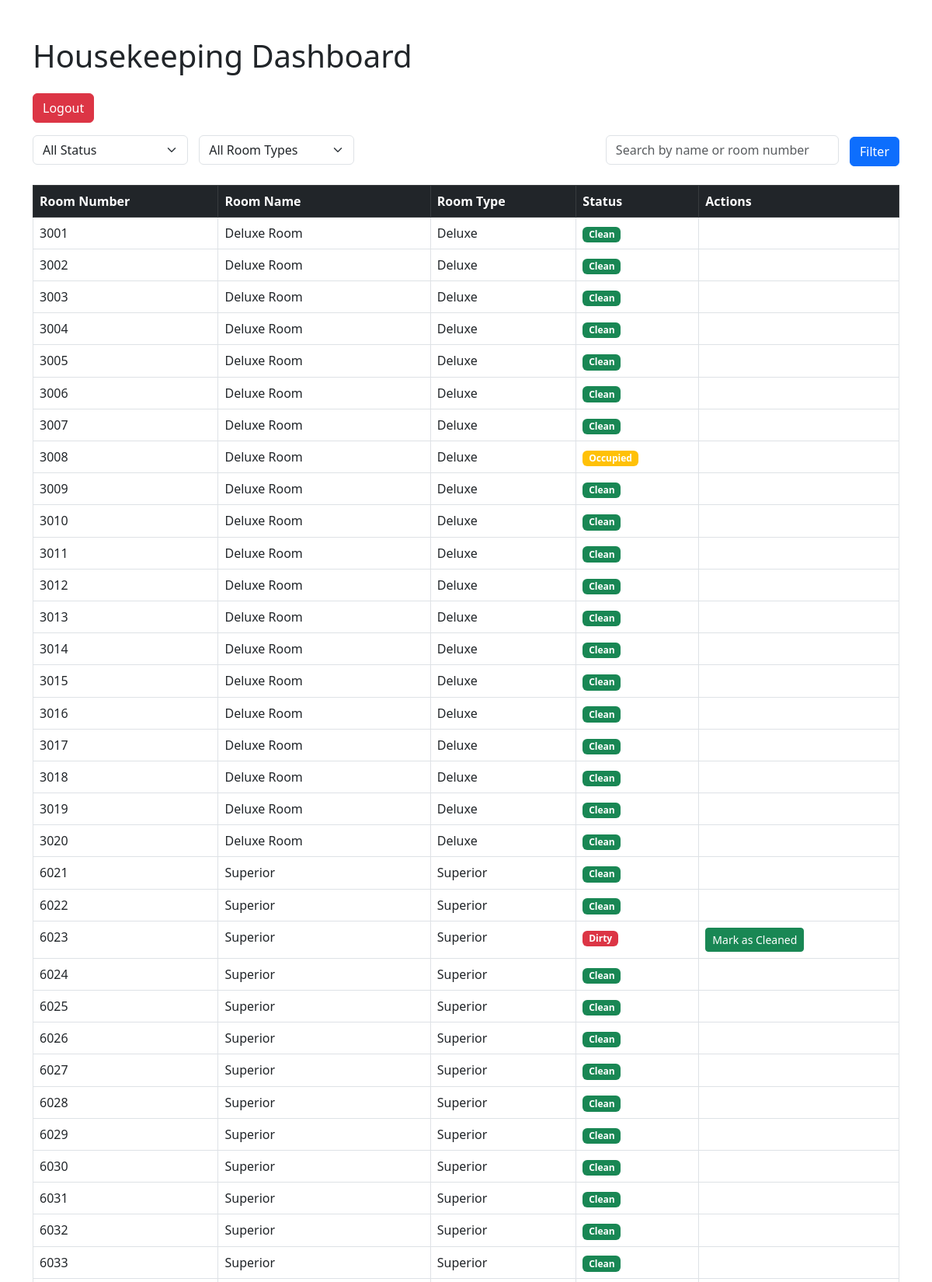
The app's page /house_keeping/dashboard.php (upper part) with its own data.
### tables this page shows
CREATE TABLE `rooms` (
  `id` int(11) NOT NULL,
  `images` text NOT NULL,
  `room_type` varchar(255) NOT NULL,
  `price` decimal(10,0) NOT NULL,
  `capacity` int(11) NOT NULL,
  `amenities` text NOT NULL,
  `description` text NOT NULL,
  `created_at` timestamp NOT NULL DEFAULT current_timestamp() ON UPDATE current_timestamp(),
  `name` varchar(255) NOT NULL,
  `room_number` varchar(50) NOT NULL,
  `status` varchar(255) NOT NULL,
  `cleanliness_status` varchar(255) NOT NULL
);

### house_keeping/dashboard.php (the view, shortened to what this page needs)
<?php
include '../config.php';
$search = isset($_GET['search']) ? $_GET['search'] : '';
$rooms_query = "SELECT * FROM rooms WHERE 1=1";
$rooms_result = mysqli_query($conn, $rooms_query);
?>
<!DOCTYPE html>
<html lang="en">
<head>
    <link href="https://cdn.jsdelivr.net/npm/bootstrap@5.3.0/dist/css/bootstrap.min.css" rel="stylesheet">
</head>
<body>
    <div class="container my-5">
        <h1 class="mb-4">Housekeeping Dashboard</h1>
        <a class="btn btn-danger mb-3" href="?logout=true">Logout</a>
        <form class="filter-form mb-4 d-flex justify-content-between" method="GET">
            <div>
                <select name="status" class="form-select" style="width: 200px; display: inline-block;">
                    <option value="">All Status</option>
                </select>
                <select name="type" class="form-select" style="width: 200px; display: inline-block;">
                    <option value="">All Room Types</option>
                </select>
            </div>
            <div>
                <input type="text" name="search" class="form-control" placeholder="Search by name or room number" value="<?php echo htmlspecialchars($search); ?>" style="width: 300px; display: inline-block;">
                <button type="submit" class="btn btn-primary">Filter</button>
            </div>
        </form>
        <table class="table table-bordered">
            <thead class="table-dark">
                <tr>
                    <th>Room Number</th>
                    <th>Room Name</th>
                    <th>Room Type</th>
                    <th>Status</th>
                    <th>Actions</th>
                </tr>
            </thead>
            <tbody>
                <?php while ($room = mysqli_fetch_assoc($rooms_result)): ?>
                    <tr>
                        <td><?php echo htmlspecialchars($room['room_number']); ?></td>
                        <td><?php echo htmlspecialchars($room['name']); ?></td>
                        <td><?php echo htmlspecialchars($room['room_type']); ?></td>
                        <td>
                <?php if ($room['cleanliness_status'] == 'clean'): ?>
                    <span class="badge bg-success">Clean</span>
                <?php elseif ($room['cleanliness_status'] == 'dirty'): ?>
                    <span class="badge bg-danger">Dirty</span>
                <?php elseif ($room['cleanliness_status'] == 'occupied'): ?>
                    <span class="badge bg-warning">Occupied</span>
                <?php endif; ?>
            </td>
                        <td>
                            <?php if ($room['cleanliness_status'] == 'dirty'): ?>
                                <form method="POST" style="display: inline-block;">
                                    <button type="submit" name="status" value="clean" class="btn btn-success btn-sm">Mark as Cleaned</button>
                                </form>
                            <?php endif; ?>
                        </td>
                    </tr>
                <?php endwhile; ?>
            </tbody>
        </table>
    </div>
</body>
</html>

### house_keeping/dashboard.php (style rules this page uses)
.filter-form select, .filter-form input { margin-right: 10px; }

### records on screen
rooms: room_number "3001", name "Deluxe Room", room_type "Deluxe", cleanliness_status "Clean"
rooms: room_number "3002", name "Deluxe Room", room_type "Deluxe", cleanliness_status "Clean"
rooms: room_number "3003", name "Deluxe Room", room_type "Deluxe", cleanliness_status "Clean"
rooms: room_number "3004", name "Deluxe Room", room_type "Deluxe", cleanliness_status "Clean"
rooms: room_number "3005", name "Deluxe Room", room_type "Deluxe", cleanliness_status "Clean"
rooms: room_number "3006", name "Deluxe Room", room_type "Deluxe", cleanliness_status "Clean"
rooms: room_number "3007", name "Deluxe Room", room_type "Deluxe", cleanliness_status "Clean"
rooms: room_number "3008", name "Deluxe Room", room_type "Deluxe", cleanliness_status "Occupied"
rooms: room_number "3009", name "Deluxe Room", room_type "Deluxe", cleanliness_status "Clean"
rooms: room_number "3010", name "Deluxe Room", room_type "Deluxe", cleanliness_status "Clean"
rooms: room_number "3011", name "Deluxe Room", room_type "Deluxe", cleanliness_status "Clean"
rooms: room_number "3012", name "Deluxe Room", room_type "Deluxe", cleanliness_status "Clean"
rooms: room_number "3013", name "Deluxe Room", room_type "Deluxe", cleanliness_status "Clean"
rooms: room_number "3014", name "Deluxe Room", room_type "Deluxe", cleanliness_status "Clean"
rooms: room_number "3015", name "Deluxe Room", room_type "Deluxe", cleanliness_status "Clean"
rooms: room_number "3016", name "Deluxe Room", room_type "Deluxe", cleanliness_status "Clean"
rooms: room_number "3017", name "Deluxe Room", room_type "Deluxe", cleanliness_status "Clean"
rooms: room_number "3018", name "Deluxe Room", room_type "Deluxe", cleanliness_status "Clean"
rooms: room_number "3019", name "Deluxe Room", room_type "Deluxe", cleanliness_status "Clean"
rooms: room_number "3020", name "Deluxe Room", room_type "Deluxe", cleanliness_status "Clean"
rooms: room_number "6021", name "Superior", room_type "Superior", cleanliness_status "Clean"
rooms: room_number "6022", name "Superior", room_type "Superior", cleanliness_status "Clean"
rooms: room_number "6023", name "Superior", room_type "Superior", cleanliness_status "Dirty"
rooms: room_number "6024", name "Superior", room_type "Superior", cleanliness_status "Clean"
rooms: room_number "6025", name "Superior", room_type "Superior", cleanliness_status "Clean"
rooms: room_number "6026", name "Superior", room_type "Superior", cleanliness_status "Clean"
rooms: room_number "6027", name "Superior", room_type "Superior", cleanliness_status "Clean"
rooms: room_number "6028", name "Superior", room_type "Superior", cleanliness_status "Clean"
rooms: room_number "6029", name "Superior", room_type "Superior", cleanliness_status "Clean"
rooms: room_number "6030", name "Superior", room_type "Superior", cleanliness_status "Clean"
rooms: room_number "6031", name "Superior", room_type "Superior", cleanliness_status "Clean"
rooms: room_number "6032", name "Superior", room_type "Superior", cleanliness_status "Clean"
rooms: room_number "6033", name "Superior", room_type "Superior", cleanliness_status "Clean"
